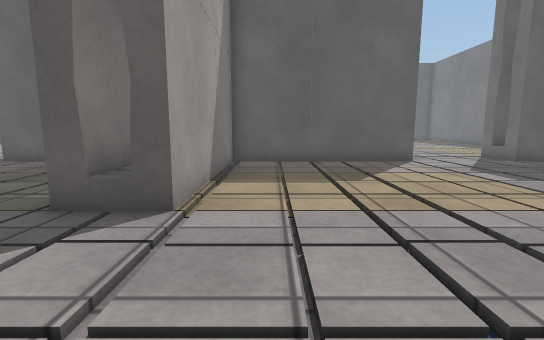
[1] (above)

19 first-person views from a walk through a Unity game level. The camera is 0.64 m above the floor, tilts 8° down and sees 85° across. The floor is counted in squares, 0.5 m on a side. Each view is taken from the middle of a square. On the plan, view 1 faces up. The plan holds only what a view shows up to about 13 squares ahead; the rest is blank. The place goes on beyond the plan. Some animated figures are not drawn. Some surface patterns are stand-ins.

[2]
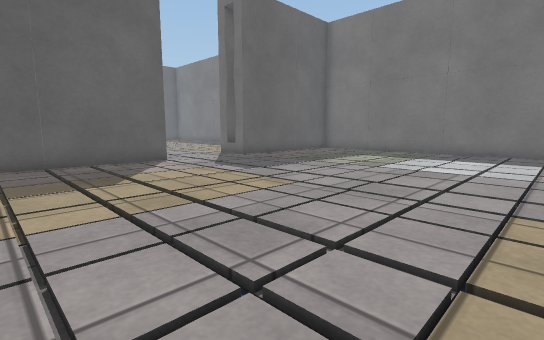

[3]
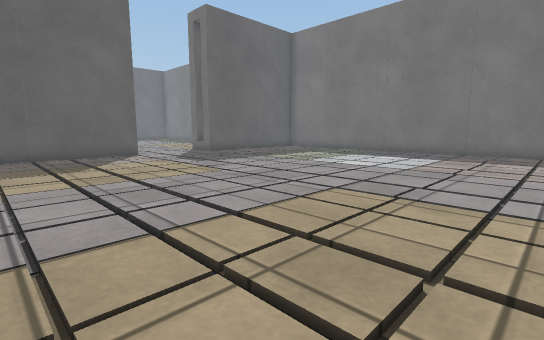

[4]
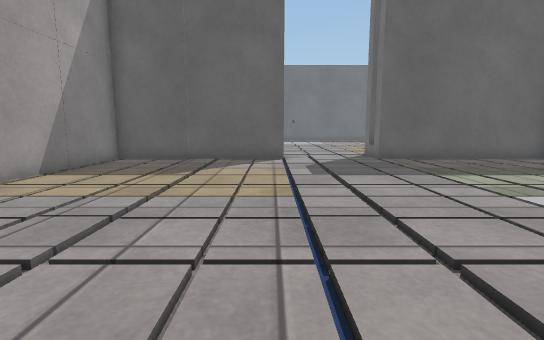

[5]
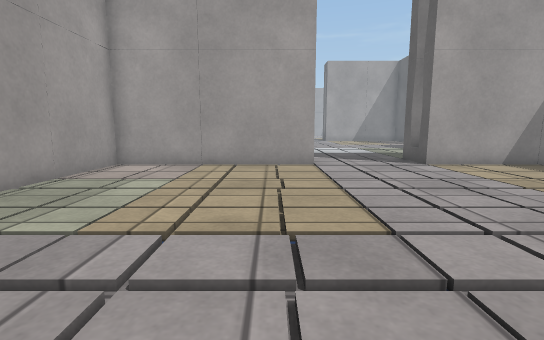

[6]
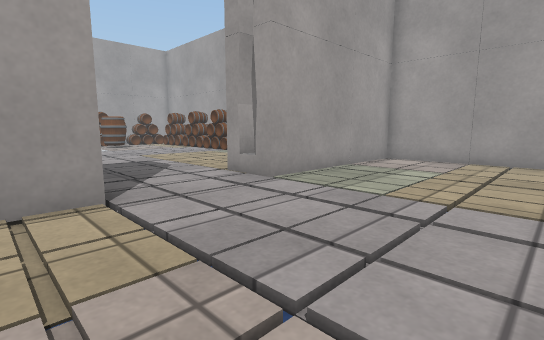

[7]
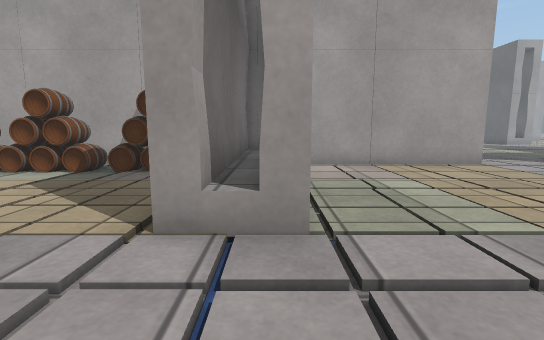

[8]
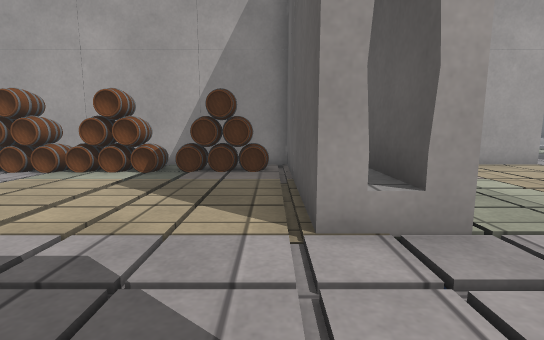

[9]
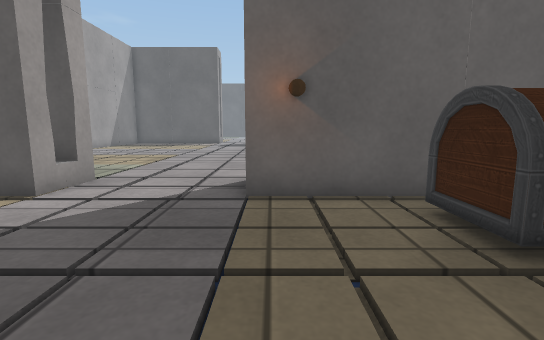

[10]
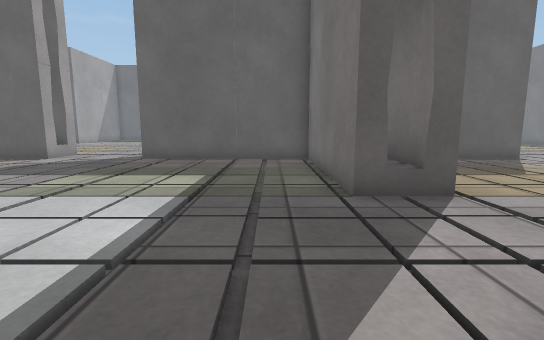

[11]
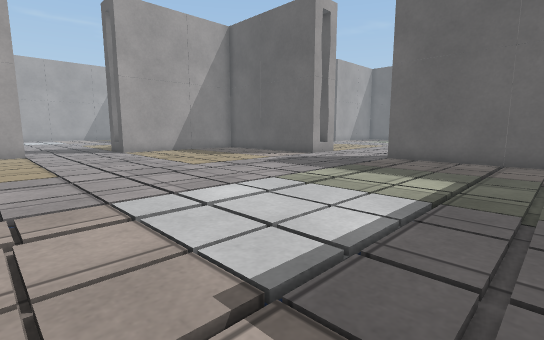

[12]
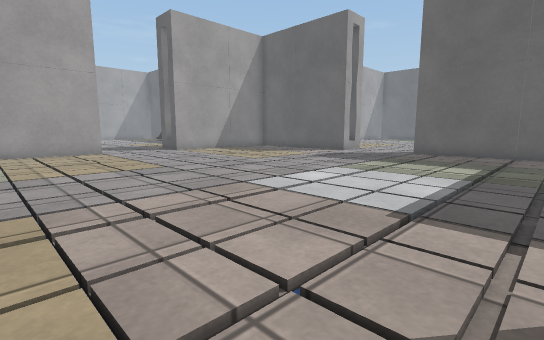

[13]
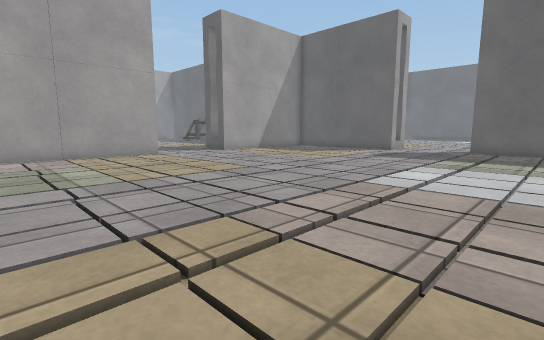

[14]
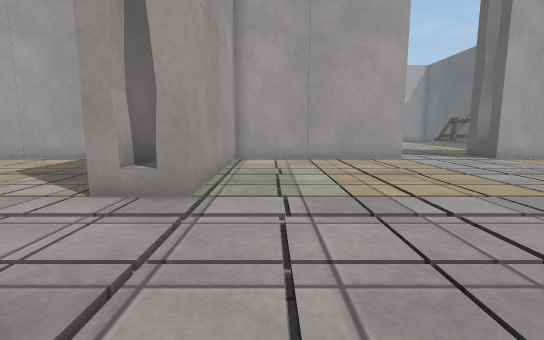

[15]
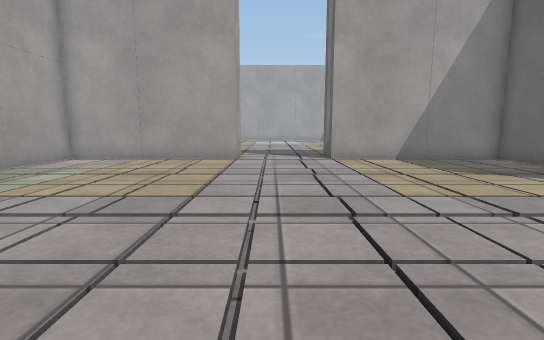

[16]
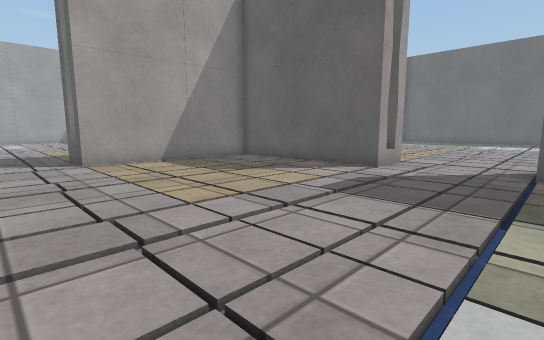

[17]
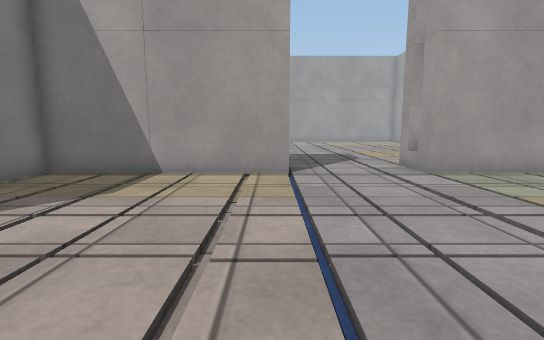

[18]
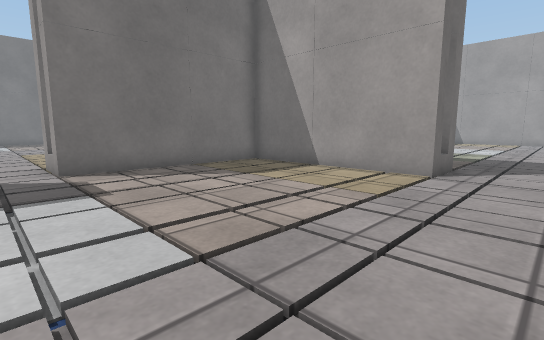

[19]
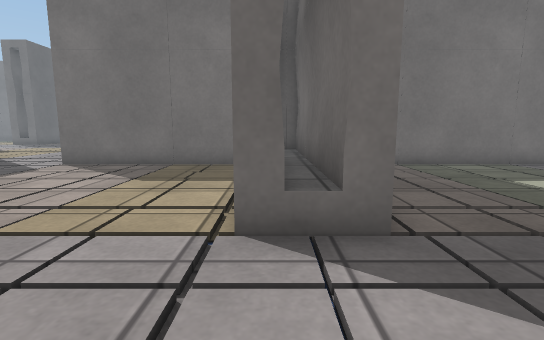

### Floor plan
Points are (right, up) in squares from view 1. A wall is a line through its corners. A room is listed if a view was taken in it or the views show most of it. See-through windows are left out.
Room 1 (views 1, 2, 3, 4, 5, 6, 7, 8, 9)
walls: (9.5, -6.5) (10.9, -6.5); (-1.5, 0.5) (-1.5, -6.5) (5.5, -6.5) (5.5, -8.5) (-1.5, -8.5) (-1.5, -14.5); (13.4, -8.5) (9.5, -8.5); (-1.5, -7.9) (5.5, -7.9); (5.6, 11.5) (-1.5, 11.5) (-1.5, 4.5); (14.5, 11.5) (9.5, 11.5) (9.5, 13.2)
ways out: opening at (-1.2, 2.5) to room 2
objects: other object (-1, -14) to (0, -12); other object (0, -11) to (0, -9); chest (13, -11) to (14, -10)
Room 2 (views 10, 11, 12, 13, 14, 15, 16, 17, 18, 19)
walls: (-10.5, -7.9) (-3.5, -7.9); (-10.5, -8.5) (-10.5, -6.5) (-3.5, -6.5) (-3.5, 0.5) (-1.5, 0.5); (-16.6, -7.9) (-14.5, -7.9); (-22.1, 0.5) (-21.5, 0.5) (-21.5, -6.5) (-14.5, -6.5) (-14.5, -8.5); (-2.1, 4.5) (-2.1, 6.6); (-1.5, 4.5) (-3.5, 4.5) (-3.5, 11.5) (-10.5, 11.5); (-14.5, 13.5) (-14.5, 11.5) (-21.5, 11.5) (-21.5, 4.5) (-22.5, 4.5); (-21.5, -12.8) (-21.5, -14.5); (-3.5, -14.5) (-3.5, -11.4)
ways out: opening at (-1.2, 2.5) to room 1; opening at (-12, 13.8)

Positions as (right, up) in squares from view 1, and headings:
1: (0, 0), facing up
2: (0, 0), facing up-right
3: (0, -3), facing up-right
4: (5, -1), facing up
5: (9, -1), facing left
6: (11, -1), facing down-left
7: (9, -7), facing left
8: (9, -9), facing left
9: (10, -14), facing up
10: (-5, -1), facing up
11: (-5, -1), facing up-left
12: (-5, -4), facing up-left
13: (-7, -6), facing up-left
14: (-9, -5), facing left
15: (-9, 2), facing left
16: (-10, 2), facing up-left
17: (-10, 2), facing down
18: (-13, 2), facing down-right
19: (-14, -7), facing right
